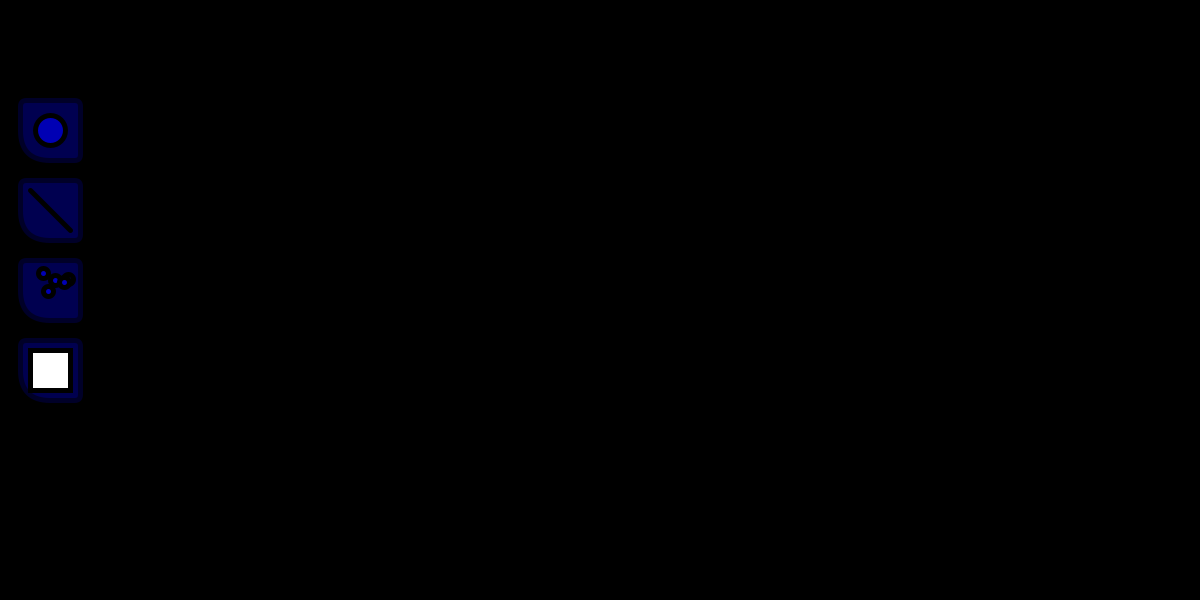
Frame 1 (no input)
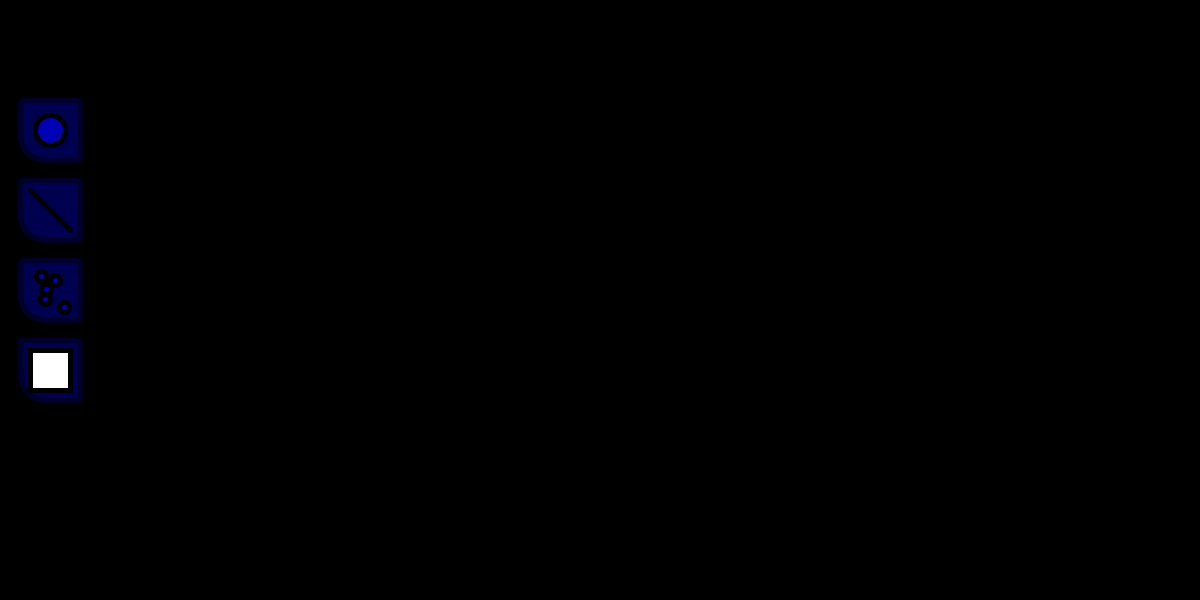
Frame 60 (the mouse pressed at the canvas centre just before this capture)
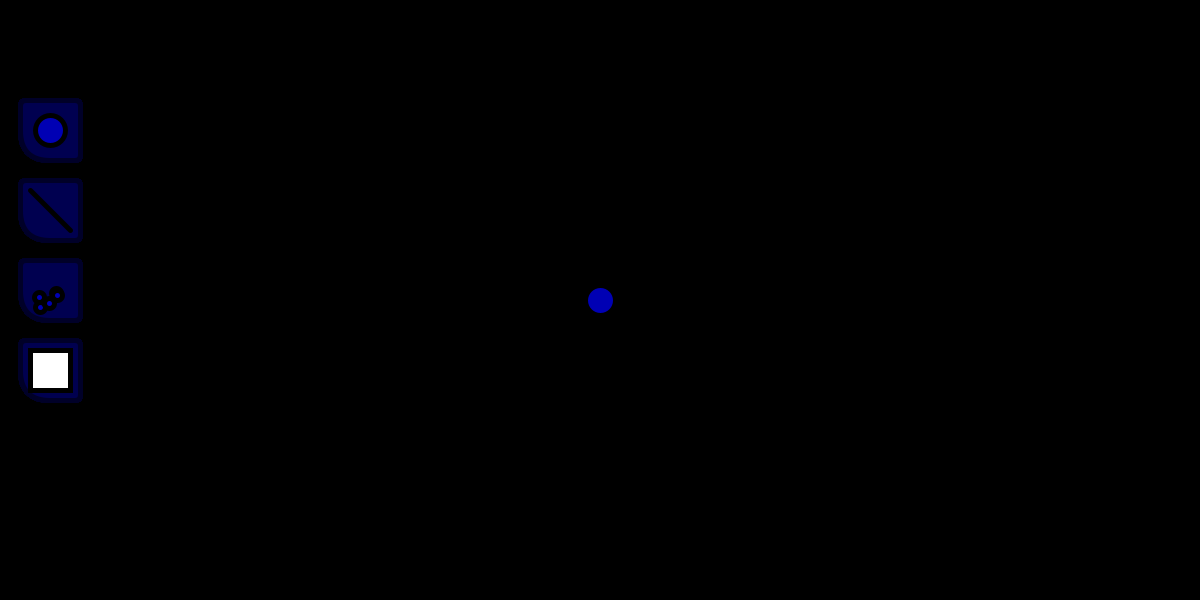
Frame 120 (the mouse held since frame 60 and released just before this capture)

The Processing sketch that drew these frames (run headless with seeded random() and noise(); from frame 60 on, the mouse is pressed at the canvas centre):

// Processing sketch: processing_75649
// ── processing_75649.pde

//Nathan Lutz
//Introduction to Digital Media Fall 2012 - Assignment 01b
//Section B

void setup() {
  size(1200, 600);
  background(0);
}

float tool = 1;
color brush = color(0, 0, 180);
color pencil = color(0, 0, 0);
color setting = color(255, 255, 255);
boolean press = false;
float n = 0;
int i = 0;

void draw() {
  smooth();
  if (press == true) {
    if (tool == 1) {
      fill (brush);
      ellipse (mouseX, mouseY, 30, 30);
    }
    if (tool == 2) {
      if (n < 100) {
        float a = random(-width/4, width/4);
        float b = random(-height/4, height/4);
        float c = random(0, 255);
        stroke (0, 0, c);
        line(mouseX, mouseY, mouseX+a, mouseX+b);
      }
      else {
        n = 0;
      }
    }
    if (tool == 3) {
      if (n < 100) {
        float a = random(-100, 100);
        float b = random(-100, 100);
        float c = random(0, 255);
        if (setting == color(255, 255, 255)) {
          fill (0, 0, c);
        }
        else {
          fill (c, c, c);
        }
        stroke (0);
        ellipse(mouseX+a, mouseY+b, 10, 10);
      }

      else {
        n = 0;
      }

      fill (brush);
      ellipse(mouseX, mouseY, 10, 10);
    }
    else {
      n = 0;
    }
  }
  strokeWeight(5);
  stroke(0, 0, 40);
  fill(0, 0, 80);
  for (int i=1; i<5; i=i+1) {
    rect(height/30, (4*i+1)*height/30, height/10, height/10, height/100, height/100, height/100, height/20);
  }
  fill(brush);
  stroke(pencil);
  ellipse(height/30+height/20, 5*height/30+height/20, 30, 30);
  int i = 0;
  while (i < 5) {
    float rX = random(-20, 20);
    float rY = random(-20, 20);
    ellipse(height/30+height/20+rX, 13*height/30+height/20+rY, 10, 10);
    i=i+1;
  }
  fill(setting);
  rect(height/30+10, 17*height/30+10, 40, 40);
  line(height/30+10, 9*height/30+10, height/30+10 + 40, 9*height/30+10 + 40);
}

void mousePressed() {
  press = true;
  if ((height/30 < mouseX) && (mouseX < height/30 + height/10) && (5*height/30 < mouseY) && (mouseY < 5*height/30+height/10)) {
    tool = 1;
  }
  if ((height/30 < mouseX) && (mouseX < height/30 + height/10) && (9*height/30 < mouseY) && (mouseY < 9*height/30+height/10)) {
    tool = 2;
  }
  if ((height/30 < mouseX) && (mouseX < height/30 + height/10) && (13*height/30 < mouseY) && (mouseY < 13*height/30+height/10)) {
    tool = 3;
  }
  if ((height/30 < mouseX) && (mouseX < height/30 + height/10) && (17*height/30 < mouseY) && (mouseY < 17*height/30+height/10)) {
    if (setting == color(0, 0, 180)) {
      brush = setting;
      setting = color(255, 255, 2555);
    }
    else {
      brush = setting;
      setting = color(0, 0, 180);
    }
  }
}

void mouseReleased() {
  press = false;
}

void keyPressed() {
  if (key == 's') {
    save ("nathanLutzPaint3.png");
    }
}
